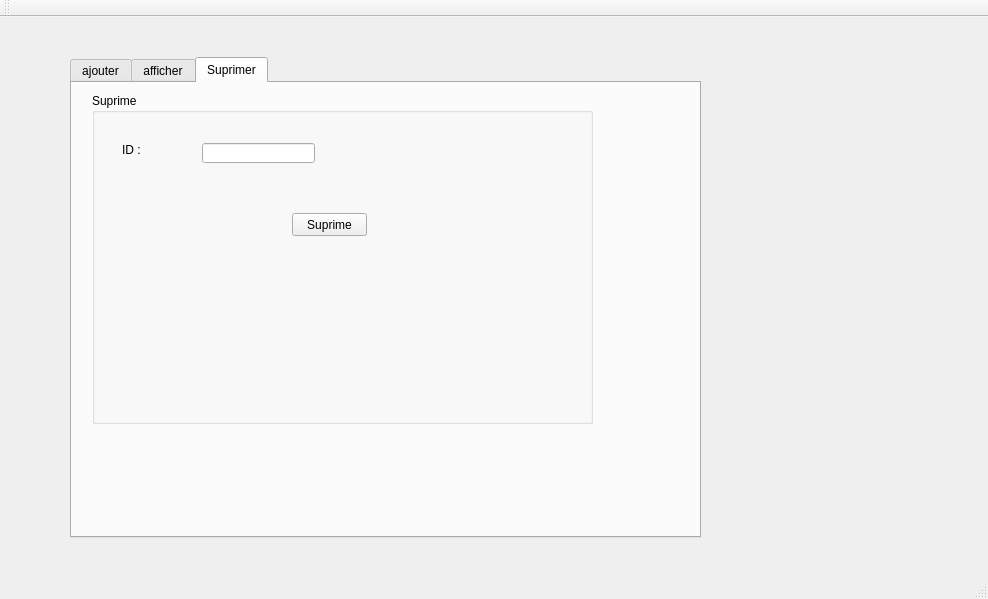
<?xml version="1.0" encoding="UTF-8"?>
<ui version="4.0">
 <class>MainWindow</class>
 <widget class="QMainWindow" name="MainWindow">
  <property name="geometry">
   <rect>
    <x>0</x>
    <y>0</y>
    <width>988</width>
    <height>599</height>
   </rect>
  </property>
  <property name="windowTitle">
   <string>Gestion des Clients</string>
  </property>
  <widget class="QWidget" name="centralWidget">
   <widget class="QTabWidget" name="tabWidget">
    <property name="geometry">
     <rect>
      <x>70</x>
      <y>40</y>
      <width>631</width>
      <height>481</height>
     </rect>
    </property>
    <property name="currentIndex">
     <number>2</number>
    </property>
    <widget class="QWidget" name="tab">
     <attribute name="title">
      <string>ajouter</string>
     </attribute>
     <widget class="QGroupBox" name="groupBox_2">
      <property name="geometry">
       <rect>
        <x>50</x>
        <y>30</y>
        <width>461</width>
        <height>361</height>
       </rect>
      </property>
      <property name="title">
       <string>Ajouter</string>
      </property>
      <widget class="QLabel" name="label">
       <property name="geometry">
        <rect>
         <x>50</x>
         <y>110</y>
         <width>47</width>
         <height>14</height>
        </rect>
       </property>
       <property name="text">
        <string>id</string>
       </property>
      </widget>
      <widget class="QLabel" name="label_2">
       <property name="geometry">
        <rect>
         <x>40</x>
         <y>180</y>
         <width>47</width>
         <height>14</height>
        </rect>
       </property>
       <property name="text">
        <string>Nom</string>
       </property>
      </widget>
      <widget class="QLabel" name="label_3">
       <property name="geometry">
        <rect>
         <x>30</x>
         <y>270</y>
         <width>47</width>
         <height>14</height>
        </rect>
       </property>
       <property name="text">
        <string>Prenom</string>
       </property>
      </widget>
      <widget class="QLineEdit" name="id">
       <property name="geometry">
        <rect>
         <x>80</x>
         <y>110</y>
         <width>113</width>
         <height>20</height>
        </rect>
       </property>
      </widget>
      <widget class="QLineEdit" name="Nom">
       <property name="geometry">
        <rect>
         <x>80</x>
         <y>180</y>
         <width>113</width>
         <height>20</height>
        </rect>
       </property>
      </widget>
      <widget class="QLineEdit" name="prenom">
       <property name="geometry">
        <rect>
         <x>80</x>
         <y>270</y>
         <width>113</width>
         <height>20</height>
        </rect>
       </property>
      </widget>
      <widget class="QPushButton" name="pushButton_ajouter">
       <property name="geometry">
        <rect>
         <x>300</x>
         <y>180</y>
         <width>75</width>
         <height>23</height>
        </rect>
       </property>
       <property name="text">
        <string>Ajouter</string>
       </property>
      </widget>
     </widget>
    </widget>
    <widget class="QWidget" name="tab_2">
     <attribute name="title">
      <string>afficher</string>
     </attribute>
     <widget class="QTableView" name="tableView_aff">
      <property name="geometry">
       <rect>
        <x>20</x>
        <y>10</y>
        <width>321</width>
        <height>321</height>
       </rect>
      </property>
     </widget>
    </widget>
    <widget class="QWidget" name="">
     <attribute name="title">
      <string>Suprimer</string>
     </attribute>
     <widget class="QGroupBox" name="groupBox">
      <property name="geometry">
       <rect>
        <x>20</x>
        <y>10</y>
        <width>501</width>
        <height>331</height>
       </rect>
      </property>
      <property name="title">
       <string>Suprime</string>
      </property>
      <widget class="QLabel" name="label_4">
       <property name="geometry">
        <rect>
         <x>30</x>
         <y>50</y>
         <width>47</width>
         <height>14</height>
        </rect>
       </property>
       <property name="text">
        <string>ID :</string>
       </property>
      </widget>
      <widget class="QLineEdit" name="lineEdit_idS">
       <property name="geometry">
        <rect>
         <x>110</x>
         <y>50</y>
         <width>113</width>
         <height>20</height>
        </rect>
       </property>
      </widget>
      <widget class="QPushButton" name="pushButton_S">
       <property name="geometry">
        <rect>
         <x>200</x>
         <y>120</y>
         <width>75</width>
         <height>23</height>
        </rect>
       </property>
       <property name="text">
        <string>Suprime</string>
       </property>
      </widget>
     </widget>
    </widget>
   </widget>
  </widget>
  <widget class="QMenuBar" name="menuBar">
   <property name="geometry">
    <rect>
     <x>0</x>
     <y>0</y>
     <width>988</width>
     <height>22</height>
    </rect>
   </property>
  </widget>
  <widget class="QToolBar" name="mainToolBar">
   <attribute name="toolBarArea">
    <enum>TopToolBarArea</enum>
   </attribute>
   <attribute name="toolBarBreak">
    <bool>false</bool>
   </attribute>
  </widget>
  <widget class="QStatusBar" name="statusBar"/>
 </widget>
 <layoutdefault spacing="6" margin="11"/>
 <resources/>
 <connections/>
</ui>
